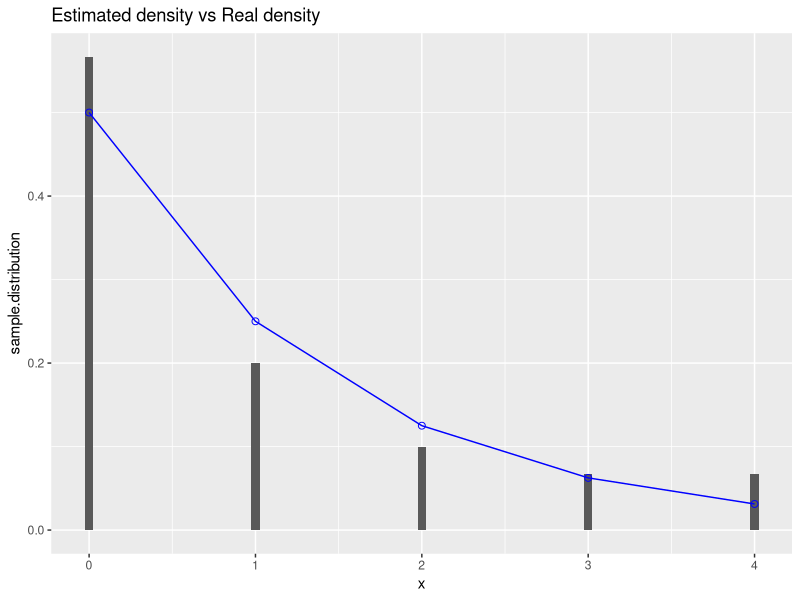
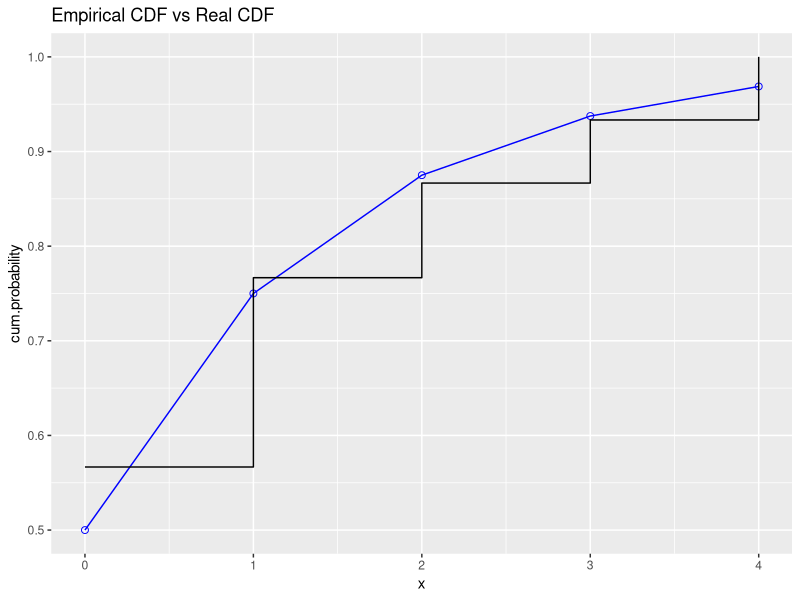
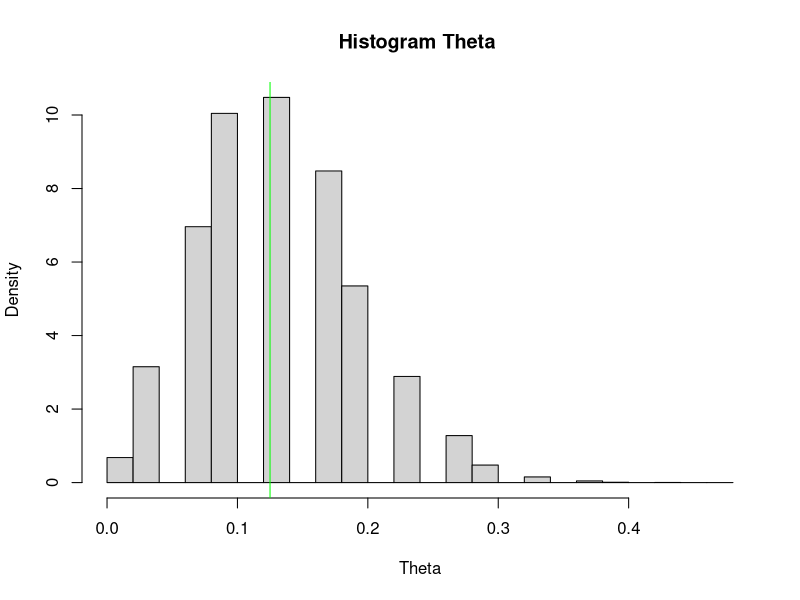

The R source for these figures, in order: (Note: this script raises an error after producing the figures.)
## ---- chunk 1
library(dplyr)
library(ggplot2)

set.seed(112021)

sample = as.data.frame(read.csv("data/sample.csv"))
sample = sample %>% rename("ID" = X, "obs" = x) %>% arrange(obs)

## ---- chunk 2
T.param = function(obs){return ((1 - (1/(mean(obs)+1)) )^3)}
T.nonparam = function(obs){return (sum(obs>=3)/length(obs))}

n = 30 
p = 0.5
B = 5000
alpha = 0.05
## ---- chunk 3
theta = dgeom(2, p)  # (1-p)^3 == 0.125

sample.mu = mean(sample$obs)
sample.p = 1/(sample.mu+1)

# Be careful : I used the name theta for the estimator T(X)
sample.theta.param = T.param(sample$obs)
sample.theta.nonparam = T.nonparam(sample$obs)
## ---- chunk 4
sample.distribution = table(sample %>% summarize(obs))/n

x = seq(0, max(sample$obs), 1)
ggplot(mapping=aes(x)) +
  labs(title = "Estimated density vs Real density") +
  geom_col(aes(y=sample.distribution), width = 0.05)  + 
  geom_point(aes(y=dgeom(x,p)), colour="blue", shape=1, size=2) +
  geom_line(aes(y=dgeom(x, p)), colour="blue") + 
  scale_y_continuous()

## ---- chunk 5
ggplot(mapping=aes(x)) +
  labs(title="Empirical CDF vs Real CDF", y = "cum.probability") +
  geom_point(mapping = aes(y=pgeom(x,p)), colour="blue", shape=1, size=2) + 
  geom_line(mapping = aes(y=pgeom(x,p)), colour="blue") +
  stat_ecdf(geom="step", pad=F,mapping=aes(x=sample$obs))
## ---- chunk 6

(function(B=100000){
  
  geomTheta = rep(NA, B)
  bootTheta = rep(NA, B)
  for (i in 1:B){
    geomSample = rgeom(n, p)
    geomTheta[i] = T.param(geomSample)  
    
    bootSample = sample(sample$obs, n, T)
    bootTheta[i] = T.nonparam(bootSample)
  }
  
  geomDensity = density(geomTheta)
  hist(bootTheta, probability = T, xlab = "Theta", main = "Histogram Theta ")
  lines(dgeom(1:B, p), col = "blue", type="l")
  abline(v=theta, col="green")
})()
## ---- chunk 7

bootstrap.bias = (function(B=5000){
  
  bootTheta = rep(NA, B)
  for (i in 1:B){
    bootSample = sample(sample$obs, n, T)
    bootTheta[i] = T.nonparam(bootSample)
  }
  
  return (mean(bootTheta) - sample.theta.nonparam)
})()
## ---- chunk 8

bootstrap.var = (function(B=5000){
  
  bootSquaredTheta = rep(NA, B)
  bootTheta = rep(NA, B)
  for (i in 1:B){
    bootSample = sample(sample$obs, n, T)
    bootTheta[i] = T.nonparam(bootSample)
    bootSquaredTheta[i] = bootTheta[i]^2
  }
  
  bootSquaredTheta = mean(bootSquaredTheta)
  bootThetaSquared = mean(bootTheta)^2
  
  return (bootSquaredTheta - bootThetaSquared)
  
})()
## ---- chunk 9
CI.param.normal = (function(){
  
  Q1 = (2*n*sample.mu + 2*n - qchisq(alpha, 1)) / (2*n * (sample.mu + 1)^2)
  Q2 = 0.5 * sqrt((4*n * sample.mu^2 * qchisq(alpha, 1) + 4*n*sample.mu * qchisq(alpha, 1)^2) / (n^2*(sample.mu + 1)^4))
  
  low = (1-(Q1+Q2))^3
  upp = (1-(Q1-Q2))^3
  
  return (c(low, upp))
})()
## ---- chunk 10

boostrap.param = function(B=5000){
  
  bootTheta = rep(NA, B)
  for (i in 1:B){
    bootSample =  rgeom(n, prob = sample.p)
    bootTheta[i] = T.param(bootSample)
  }
  return (bootTheta)
}

CI.param = (function(){
  
  bootTheta = boostrap.param()
  quantiles = quantile(bootTheta, c(1-alpha/2, alpha/2))
  
  CI.basic = c(2*sample.theta.param - quantiles[1], 2*sample.theta.param - quantiles[2])
  CI.percent = c(quantiles[2], quantiles[1])
  
  return (data.frame("basic"=CI.basic, "percent"=CI.percent))
})()

CI.param.basic = CI.param$basic
CI.param.percent = CI.param$percent
rm(CI.param)
## ---- chunk 11
alpha = 0.05
B1 = 5000
B2=50

StB_distri_of_T <- rep(NA,B1) # constitue la distribution de T(X) dont on va choper les quantiles

for (i in 1:B1) {
  Xstar <- rgeom(n=30, prob = p_hat) # on genere ici car on est dans le cas parametrique
  mu_star <- mean(Xstar)
  Tstar <- ( 1-(mu_star+1)^(-1) )^3
  vec_T_star <- rep(NA,B2) # sert uniquement à trouver la standard error de la statistiques bootstrapée
  for (j in 1:B2) {
    Xstar_star <- sample(x=Xstar, size= length(Xstar), replace=T)
    mu_star_star <- mean(Xstar_star)
    vec_T_star[j] <-  ( 1-(mu_star_star+1)^(-1) )^3
  }
  SE_Tstar <- sd(vec_T_star)/sqrt(B2)
  StB_distri_of_T[i] = (Tstar - mean(vec_T_star))/SE_Tstar
}
SE_theta_hat <- sd(StB_distri_of_T)/sqrt(B1)
CI_st_B <- c(T_p - quantile(StB_distri_of_T, 0.975)*SE_theta_hat,T_p - quantile(StB_distri_of_T, 0.025)*SE_theta_hat )
CI_st_B
## ---- chunk 12

CI.basic = function(){
  T = rep(NA, B)
}

B=5000
CI.basic.T = rep(NA, B)
for (i in 1:B){
  CI.basic.resample = sample(sample$obs, 30, T)
  #CI.basic.resample.mean = mean(CI.basic.resample)
  CI.basic.T[i] = sum(CI.basic.resample>=3)/30
}

CI.basic.quantiles = quantile(CI.basic.T, c(alpha/2, 1-alpha/2))
CI.basic = c(2*T_n - CI.basic.quantiles[2], 2*T_n - CI.basic.quantiles[1])
CI.basic
